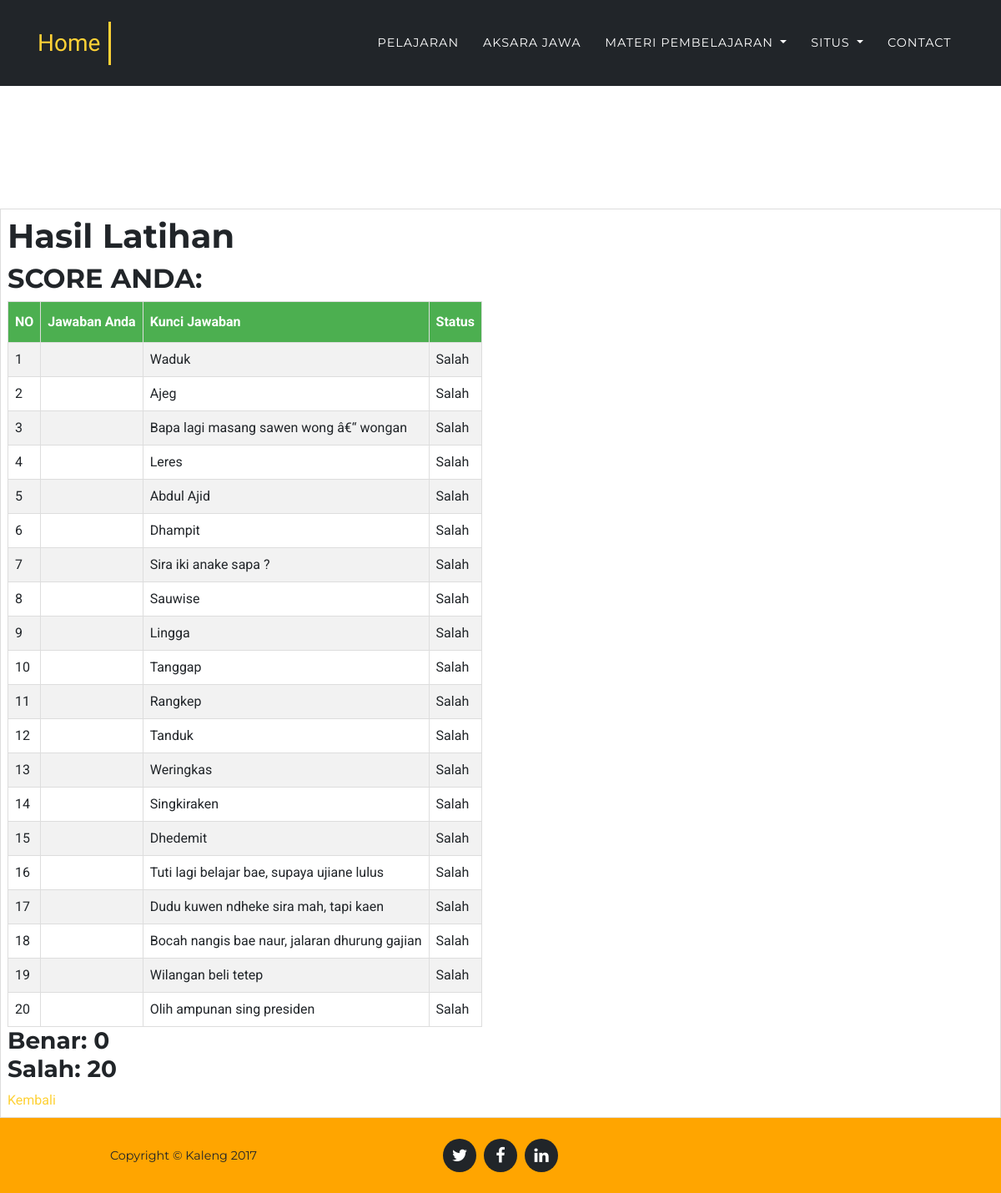
The page /result_lat_sulit.php on the database its author committed.
### tables this page shows
CREATE TABLE `soal_sulit` (
  `no` int(11) NOT NULL,
  `soal` text NOT NULL,
  `a` varchar(1000) NOT NULL,
  `b` varchar(1000) NOT NULL,
  `c` varchar(1000) NOT NULL,
  `d` varchar(1000) NOT NULL,
  `kunci` varchar(1000) NOT NULL
);

### result_lat_sulit.php (the view, shortened to what this page needs)
<?php
$Id_User = isset($_SESSION['Id_User']) ? $_SESSION['Id_User'] : false;
$Id_Admin = isset($_SESSION['Id_Admin']) ? $_SESSION['Id_Admin'] : false;
$jawab = $_SESSION['jawab'];
?>
<?php
    include 'koneksi kuis.php';
?>
<!DOCTYPE html>
<html lang="en">
  <head>
    <link rel="stylesheet" type="text/css" href="css/login.css">
    <link href="vendor/bootstrap/css/bootstrap.min.css" rel="stylesheet">
    <link href="vendor/font-awesome/css/font-awesome.min.css" rel="stylesheet" type="text/css">
    <link href="css/agency.min.css" rel="stylesheet">
  </head>
  <body id="page-top">
    <nav class="navbar navbar-expand-lg navbar-dark fixed-top" id="mainNav" style="background-color: #212529;">
      <div class="container">
        <a class="navbar-brand js-scroll-trigger" href="index.php?page=home" style="border-right-style: solid; padding-right: 10px">Home</a>
        <div class="collapse navbar-collapse" id="navbarResponsive">
          <ul class="navbar-nav text-uppercase ml-auto">
          <?php
          if($Id_Admin){
            echo "<li class='nav-item dropdown'>
                      <a class='nav-link dropdown-toggle' href='#' id='navbarDropdownPortfolio' data-toggle='dropdown' aria-haspopup='true' aria-expanded='false'>
                        Pelajaran
                      </a>
                      <div class='dropdown-menu dropdown-menu-right' aria-labelledby='navbarDropdownPortfolio'>
                        <a class='dropdown-item' href='index.php?page=kelola_pel'>Kelola Pelajaran</a>
                      </div>
                    </li>";
            }
          else if($Id_User){
            echo "<li class='nav-item'>
                    <a class='nav-link js-scroll-trigger' href='index.php?page=pelajaran'>Pelajaran</a>
                  </li>";
            }
          else{
            echo "<li class='nav-item'>
                    <a class='nav-link js-scroll-trigger' href='index.php?page=pelajaran'>Pelajaran</a>
                  </li>";
          }
          ?>
            <li class="nav-item">
              <a class="nav-link js-scroll-trigger" href="index.php?page=aksara">Aksara Jawa</a>
            </li>
            <?php
            if($Id_User){
               echo "<li class='nav-item dropdown'>
                      <a class='nav-link dropdown-toggle' href='#' id='navbarDropdownPortfolio' data-toggle='dropdown' aria-haspopup='true' aria-expanded='false'>
                        Materi Pembelajaran
                      </a>
                      <div class='dropdown-menu dropdown-menu-right' aria-labelledby='navbarDropdownPortfolio'>
                        <a class='dropdown-item' href='index.php?page=mudah'>Mudah (easy)</a>
                        <a class='dropdown-item' href='index.php?page=sedang'>Sedang (medium)</a>
                        <a class='dropdown-item' href='index.php?page=sulit'>Sulit (hard)</a>
                        <a class='dropdown-item' href='index.php?page=index_kuis&id_user=$_SESSION[Id_User]'>Kuis</a>
                      </div>
                    </li>
                    <li class='nav-item dropdown'>
                      <a class='nav-link dropdown-toggle' href='#' id='navbarDropdownPortfolio' data-toggle='dropdown' aria-haspopup='true' aria-expanded='false'>
                        Situs
                      </a>
                      <div class='dropdown-menu dropdown-menu-right' aria-labelledby='navbarDropdownPortfolio'>
                        <a class='dropdown-item' href='index.php?page=apaitu'>Apa itu 'Belajar Bahasa Indramayu'</a>
                        <a class='dropdown-item' href='index.php?page=pertanyaan'>Daftar Pertanyaan Populer</a>
                      </div>
                    </li>
                    <li class='nav-item'>
                      <a class='nav-link js-scroll-trigger' href='index.php?page=contact' style='margin-right: -50px'>Contact</a>
                    </li>
                    ";
            }
            else{
                echo "<li class='nav-item dropdown'>
                        <a class='nav-link dropdown-toggle' href='#' id='navbarDropdownPortfolio' data-toggle='dropdown' aria-haspopup='true' aria-expanded='false'>
                          Materi Pembelajaran
                        </a>
                        <div class='dropdown-menu dropdown-menu-right' aria-labelledby='navbarDropdownPortfolio'>
                          <a class='dropdown-item' href='index.php?page=mudah'>Mudah (easy)</a>
                          <a class='dropdown-item' href='index.php?page=sedang'>Sedang (medium)</a>
                          <a class='dropdown-item' href='index.php?page=sulit'>Sulit (hard)</a>
                          <a class='dropdown-item' href='kuisfail.php' name=''>Kuis</a>
                        </div>
                      </li>
                      <li class='nav-item dropdown'>
                        <a class='nav-link dropdown-toggle' href='#' id='navbarDropdownPortfolio' data-toggle='dropdown' aria-haspopup='true' aria-expanded='false'>
                          Situs
                        </a>
                        <div class='dropdown-menu dropdown-menu-right' aria-labelledby='navbarDropdownPortfolio'>
                          <a class='dropdown-item' href='index.php?page=apaitu'>Apa itu 'Belajar Bahasa Indramayu'</a>
                          <a class='dropdown-item' href='index.php?page=pertanyaan'>Daftar Pertanyaan Populer</a>
                        </div>
                      </li>
                      <li class='nav-item'>
                        <a class='nav-link js-scroll-trigger' href='index.php?page=contact'>Contact</a>
                      </li>
                      ";
            }
            ?>
          </ul>
        </div>
      </div>
    </nav>
  <table border="1" id="content" align="center" style="margin-top: 250px;">
    <tr bgcolor="white">
        <td>
    <h1 class="hasil">Hasil Latihan</h1>
    <h2>SCORE ANDA: <?php echo $_SESSION['score']; ?></h2>
    <table border="1">
        <tr>
            <th>NO</th>
            <th>Jawaban Anda</th>
            <th>Kunci Jawaban</th>
            <th>Status</th>
        </tr>
        <?php
            $i = 0;
            $benar = $salah = 0;
            $sql = mysqli_query($koneksi,"select * from soal_sulit");
            while($key = mysqli_fetch_array($sql)){
        ?>
        <tr>
            <td><?php echo $i+1; ?></td>
            <td><?php echo $jawab[$i] ?></td>
            <td><?php echo $key['kunci']; ?></td>
            <td>
                <?php
                    if ($jawab[$i] == $key['kunci']) {
                        echo "Benar";
                        $benar++;
                    }else{
                        echo "Salah";
                        $salah++;
                    }
                 ?>
            </td>
        </tr>
        <?php
                $i++;
            }
         ?>
    </table>
    <h3>Benar: <?php echo $benar; ?><br>
    Salah: <?php echo $salah; ?></h3>
    <a href="sulit.php">Kembali</a>
   </td>
   </tr>
   </table>
    <footer style="background: orange">
      <div class="container">
        <div class="row">
          <div class="col-md-4">
            <span class="copyright">Copyright &copy; Kaleng 2017</span>
          </div>
          <div class="col-md-4">
            <ul class="list-inline social-buttons">
              <li class="list-inline-item">
                <a href="#">
                  <i class="fa fa-twitter"></i>
                </a>
              </li>
              <li class="list-inline-item">
                <a href="#">
                  <i class="fa fa-facebook"></i>
                </a>
              </li>
              <li class="list-inline-item">
                <a href="#">
                  <i class="fa fa-linkedin"></i>
                </a>
              </li>
            </ul>
          </div>
        </div>
      </div>
    </footer>
</body>
</html>

### css/login.css (style rules this page uses)
* { font-family: 'Roboto', sans-serif; }

### result_lat_sulit.php (style rules this page uses)
#content { font-family: "Trebuchet MS", Arial, Helvetica, sans-serif; border-collapse: collapse; width: 100%; }
#content td, #content th { border: 1px solid #ddd; padding: 8px; }
#content tr:nth-child(even) { background-color: #f2f2f2; }
#content th { padding-top: 12px; padding-bottom: 12px; text-align: left; background-color: #4CAF50; color: white; }

### rows shown on the page
soal_sulit: kunci "Waduk", shows "Salah"
soal_sulit: kunci "Ajeg", shows "Salah"
soal_sulit: kunci "Bapa lagi masang sawen wong â€“ wongan", shows "Salah"
soal_sulit: kunci "Leres", shows "Salah"
soal_sulit: kunci "Abdul Ajid", shows "Salah"
soal_sulit: kunci "Dhampit", shows "Salah"
soal_sulit: kunci "Sira iki anake sapa ?", shows "Salah"
soal_sulit: kunci "Sauwise", shows "Salah"
soal_sulit: kunci "Lingga", shows "Salah"
soal_sulit: kunci "Tanggap", shows "Salah"
soal_sulit: kunci "Rangkep", shows "Salah"
soal_sulit: kunci "Tanduk", shows "Salah"
soal_sulit: kunci "Weringkas", shows "Salah"
soal_sulit: kunci "Singkiraken", shows "Salah"
soal_sulit: kunci "Dhedemit", shows "Salah"
soal_sulit: kunci "Tuti lagi belajar bae, supaya ujiane lulus", shows "Salah"
soal_sulit: kunci "Dudu kuwen ndheke sira mah, tapi kaen", shows "Salah"
soal_sulit: kunci "Bocah nangis bae naur, jalaran dhurung gajian", shows "Salah"
soal_sulit: kunci "Wilangan beli tetep", shows "Salah"
soal_sulit: kunci "Olih ampunan sing presiden", shows "Salah"

### other values the page prints
$benar "0"
$salah "20"
